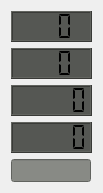
   <widget class="QWidget" name="layoutWidget">
    <property name="geometry">
     <rect>
      <x>1790</x>
      <y>794</y>
      <width>83</width>
      <height>175</height>
     </rect>
    </property>
    <layout class="QVBoxLayout" name="verticalLayout_14">
     <item>
      <widget class="QLCDNumber" name="Max_PV_Watts_Today_3_LCD">
       <property name="minimumSize">
        <size>
         <width>81</width>
         <height>31</height>
        </size>
       </property>
       <property name="maximumSize">
        <size>
         <width>81</width>
         <height>31</height>
        </size>
       </property>
       <property name="font">
        <font>
         <pointsize>11</pointsize>
         <weight>50</weight>
         <bold>false</bold>
        </font>
       </property>
       <property name="styleSheet">
        <string notr="true">QLCDNumber{
background-color: rgb( 85, 87, 83 );
}</string>
       </property>
       <property name="digitCount">
        <number>3</number>
       </property>
       <property name="segmentStyle">
        <enum>QLCDNumber::Flat</enum>
       </property>
       <property name="value" stdset="0">
        <double>0.000000000000000</double>
       </property>
      </widget>
     </item>
     <item>
      <widget class="QLCDNumber" name="Max_PV_Watts_Yesterday_3_LCD">
       <property name="minimumSize">
        <size>
         <width>81</width>
         <height>31</height>
        </size>
       </property>
       <property name="maximumSize">
        <size>
         <width>81</width>
         <height>31</height>
        </size>
       </property>
       <property name="font">
        <font>
         <pointsize>11</pointsize>
         <weight>50</weight>
         <bold>false</bold>
        </font>
       </property>
       <property name="styleSheet">
        <string notr="true">QLCDNumber{
background-color: rgb( 85, 87, 83 );
}</string>
       </property>
       <property name="digitCount">
        <number>3</number>
       </property>
       <property name="segmentStyle">
        <enum>QLCDNumber::Flat</enum>
       </property>
       <property name="value" stdset="0">
        <double>0.000000000000000</double>
       </property>
      </widget>
     </item>
     <item>
      <widget class="QLCDNumber" name="Yield_Today_3_LCD">
       <property name="minimumSize">
        <size>
         <width>81</width>
         <height>31</height>
        </size>
       </property>
       <property name="maximumSize">
        <size>
         <width>81</width>
         <height>31</height>
        </size>
       </property>
       <property name="font">
        <font>
         <pointsize>11</pointsize>
         <weight>50</weight>
         <bold>false</bold>
        </font>
       </property>
       <property name="styleSheet">
        <string notr="true">QLCDNumber{
background-color: rgb( 85, 87, 83 );
}</string>
       </property>
       <property name="digitCount">
        <number>5</number>
       </property>
       <property name="segmentStyle">
        <enum>QLCDNumber::Flat</enum>
       </property>
       <property name="value" stdset="0">
        <double>0.000000000000000</double>
       </property>
      </widget>
     </item>
     <item>
      <widget class="QLCDNumber" name="Yield_Yesterday_3_LCD">
       <property name="minimumSize">
        <size>
         <width>81</width>
         <height>31</height>
        </size>
       </property>
       <property name="maximumSize">
        <size>
         <width>81</width>
         <height>31</height>
        </size>
       </property>
       <property name="font">
        <font>
         <pointsize>11</pointsize>
         <weight>50</weight>
         <bold>false</bold>
        </font>
       </property>
       <property name="styleSheet">
        <string notr="true">QLCDNumber{
background-color: rgb( 85, 87, 83 );
}</string>
       </property>
       <property name="digitCount">
        <number>5</number>
       </property>
       <property name="segmentStyle">
        <enum>QLCDNumber::Flat</enum>
       </property>
       <property name="value" stdset="0">
        <double>0.000000000000000</double>
       </property>
      </widget>
     </item>
     <item>
      <widget class="QLineEdit" name="Solar_Charger_State_3_lineEdit">
       <property name="maximumSize">
        <size>
         <width>80</width>
         <height>25</height>
        </size>
       </property>
       <property name="font">
        <font>
         <pointsize>10</pointsize>
         <weight>50</weight>
         <bold>false</bold>
        </font>
       </property>
       <property name="autoFillBackground">
        <bool>false</bool>
       </property>
       <property name="styleSheet">
        <string notr="true">background-color: rgb(136, 138, 133);</string>
       </property>
       <property name="frame">
        <bool>true</bool>
       </property>
       <property name="alignment">
        <set>Qt::AlignCenter</set>
       </property>
      </widget>
     </item>
    </layout>
    <zorder>Yield_Yesterday_3_LCD</zorder>
    <zorder>Max_PV_Watts_Yesterday_3_LCD</zorder>
    <zorder>Yield_Today_3_LCD</zorder>
    <zorder>Solar_Charger_State_3_lineEdit</zorder>
    <zorder>Max_PV_Watts_Today_3_LCD</zorder>
   </widget>
